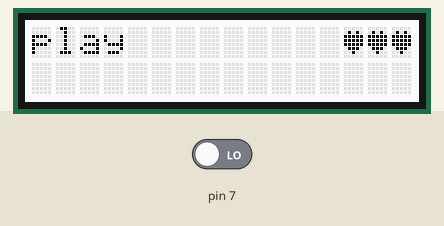
The sketch below on a simulated Arduino Uno, built with avr-gcc and run on an emulated ATmega328P. On the bench: 16×2 character LCD. The inputs (shaded band) are chosen by the test bench; at power-on: pin 7 LOW. At 3.5 s the program stops and its outputs stay as they are.

Above: at 1.2 s.
1.3 s: pin 7 driven HIGH
At 1.35 s:
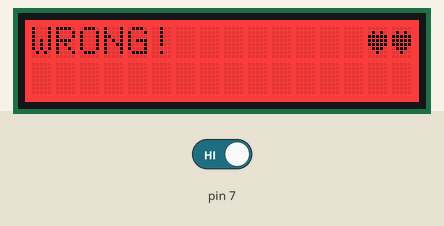
At 4.0 s:
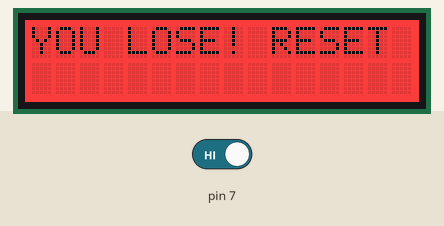
Timing chart, 0 to 5.0 s (numbered marks = the images above; inputs shaded):
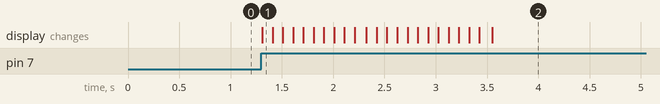

The sketch:

lives_test.ino
```cpp
// this is not an exact function, just messing around with
// drawing hearts, removing them, changing the message
// things like that
#include <Wire.h>
#include "DFRobot_RGBLCD.h"

DFRobot_RGBLCD lcd(16,2);  //16 characters and 2 lines of show

unsigned long start;
int lives =3;
// custom symbol heart
byte heart[8] = {
    0b00000,
    0b01010,
    0b11111,
    0b11111,
    0b11111,
    0b01110,
    0b00100,
    0b00000
};

void setup()
{
  lcd.init();
  lcd.customSymbol(0, heart);
  pinMode(7, INPUT);
  lcd.setCursor(13, 0);
  lcd.write((unsigned char)0);
  lcd.write((unsigned char)0);
  lcd.write((unsigned char)0);
}

void loop() {
  lcd.setRGB(255, 255, 255);
  lcd.setCursor(0, 0);
  lcd.print("play  ");
  if (digitalRead(7)==HIGH)
    {
       lives= lives-1;
       if (lives==0)
       {
       lcd.setRGB(255, 0, 0);
       lcd.setCursor(13, 0);
       lcd.write("   ");
       lcd.setCursor(0, 0);
       lcd.print("YOU LOSE! ");
       lcd.print("RESET");
       while(1==1){}
       }
       lcd.setCursor(0, 0);
       lcd.print("WRONG!");
       lcd.setCursor(13, 0);
       if (lives == 2)
       {
        lcd.write("");
       }
       if (lives == 1)
       {
        lcd.write(" ");
       }
       lcd.write(" ");
       start = millis();
       while(millis() - start <= 1000)
       {
         lcd.setRGB(255, 0, 0);
         delay(100);
         lcd.setRGB(255, 255, 255);
         delay(100);
       }

    }
}
```

Measured:
- after the input at 1.3 s, the display: changes at once (image 1)
